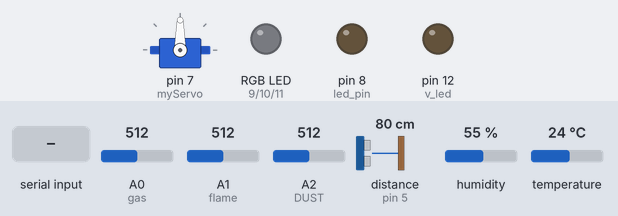
A sketch run on a simulated Arduino Uno, built with avr-gcc and run on an emulated ATmega328P. Parts: servo, an RGB LED mixed from three pins (HIGH = lit), output pins drawn as LEDs (lit = HIGH). Wiring (inferred from the names in the program): ultrasonic range finder: trigger pin 6; echo pin 5. The test bench sets the inputs (shaded band); at power-on: distance to the obstacle (sensor on pin 5) 80 cm, A0 (gas) = 512, A1 (flame) = 512, A2 (DUST) = 512, humidity 55 %, temperature 24 °C. The echo pulse lasts 58.3 µs per cm; dim RGB values are drawn brighter than linear; pins used as bus, display or sensor lines are not drawn; what the sketch prints to the serial monitor is not drawn.

Above: at 1.2 s.
1.3 s: distance to the obstacle (sensor on pin 5) set to 12 cm
At 2.2 s:
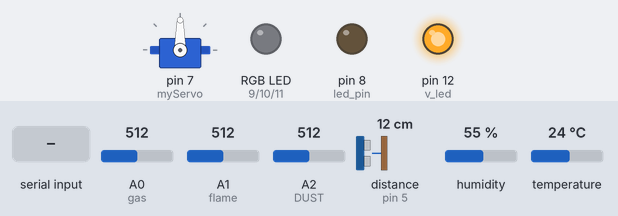
4.5 s: distance to the obstacle (sensor on pin 5) set to 9 cm
At 7.8 s:
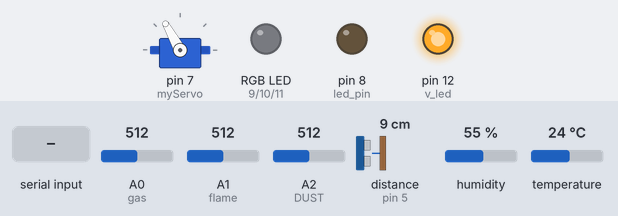
8.0 s: "R90\n" received over the second serial link
15.9 s: distance to the obstacle (sensor on pin 5) set to 18 cm
At 19.1 s:
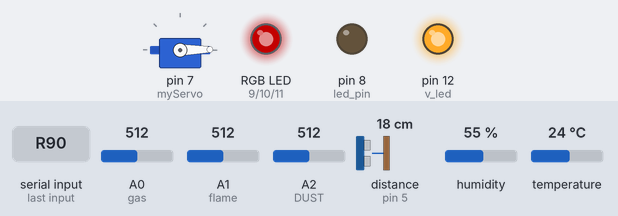
19.4 s: A0 (gas) set to 716
Timing chart, 0 to 22.4 s (numbered marks = the images above; inputs shaded):
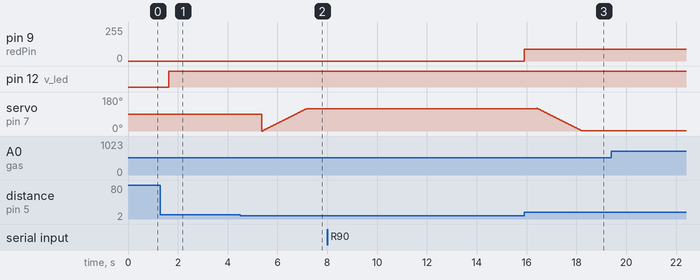

Measured:
- the behaviour switches between 11 and 10 cm on distance to the obstacle (sensor on pin 5) (found by bisection; images 1 and 2)
- after the input at 19.4 s, every drawn part: stays the same

The sketch:

sketch_LED9.ino
```cpp
#include <SoftwareSerial.h>//블루투스
#include <Servo.h>
#include <DHT.h>
#include <DHT_U.h>

SoftwareSerial BTSerial(2,3); //블루투스 모듈과 교차

/*LED와 RGB*/
#define led_pin 8 //LED배열
#define redPin 9 //RGBLED
#define greenPin 10 //GREENLED
#define bluePin 11 //BLUELED
/*정온식 온도 센서*/
#define flame A1
int flame_val;
/*가스 센서*/
#define gas A0
int gas_pre, gas_cur;
/*서모모터*/
#define TRIG 6
#define ECHO 5
int pos=0;// 서보모터 각도 변수
Servo myServo;
/*온습도*/
#define DHTPIN 4
#define DHTTYPE DHT11
DHT dht(DHTPIN, DHTTYPE); //핀번호, 타입
int h,t; //습도, 섭씨온도, 화씨온도
/*미세먼지*/
#define DUST A2
#define v_led 12
#define no_dust 0.35 // 미세 먼지 없을 때 초기 V 값 0.35
float vo_value=0; // 센서로 읽은 값 변수 선언
float sensor_voltage=0; // 센서로 읽은 값을 전압으로 측정 변수
float dust_density=0; //실제 미세먼지 밀도 값

String buffer="";

void setup() {
  Serial.begin(9600); //시리얼 통신 초기화
  BTSerial.begin(9600); //블루투스 통신 초기화
  pinMode(led_pin,OUTPUT);
  pinMode(redPin, OUTPUT);
  pinMode(greenPin, OUTPUT);
  pinMode(bluePin, OUTPUT);
  pinMode(flame, INPUT);
  pinMode(TRIG, OUTPUT);
  pinMode(ECHO, INPUT);
  pinMode(v_led,OUTPUT);
  //가스 초기값
  gas_pre=analogRead(gas);
  //서보모터
  myServo.attach(7);
  //온도습도 센서 초기화
  dht.begin();
}

void loop() {
  /*가스 센서 값 출력*/
  gas_cur= analogRead(gas);  // 값 읽어오기
  if(gas_cur != gas_pre){ //가변저항 값이 바뀐 경우에만 전송
    gas_pre=gas_cur;  //가변저항을 돌려 값이 변했을시 이전 값에 현재 값을 전송 시킨다.
    Serial.println(String("가스 값 = " )+ gas_cur);
    delay(3000);
  }
  /*정온식 센서 값 */
  flame_val=analogRead(flame);
  Serial.println(String("정온식 온도 값 = " )+flame_val);

  String flame_val_s=String(flame_val);
  String gas_cur_s=String(gas_cur);

  /*서보모터 함수 호출*/
  servoRun();

  /*온/습도 함수 호출*/
  dhtRun();
  Serial.println(String("날씨(온도):")+t);
  Serial.println(String("날씨(습도):")+h);

  /*미세먼지 함수 호출*/
  dustRun();

  /*앱으로 데이터 전달하기 (정온식 온도센서 + 가스센서 + 날씨온도 + 날씨습도)*/
  char value[14]="            \n"; //총 12글자 + \n
  value[0]='F';
  value[1]=flame_val_s.substring(0,1).toInt()+'0';
  value[2]=flame_val_s.substring(1,2).toInt()+'0';
  value[3]=flame_val_s.substring(3).toInt()+'0';
  value[4]='G';
  value[5]=gas_cur_s.substring(0,1).toInt()+'0';
  value[6]=gas_cur_s.substring(1,2).toInt()+'0';
  value[7]=gas_cur_s.substring(3).toInt()+'0';
  value[8]=(t/10)+'0';
  value[9]=(t%10)+'0';
  value[10]=(h/10)+'0';
  value[11]=(h%10)+'0';

  Serial.println(String("온도 첫 글자")+(t/10));
  BTSerial.print(value); //온도값+가스값 앱으로 전달

  if(BTSerial.available()) { //수신 데이터가 존재 하는지 여부
     //데이터 읽어오기
     readData();
  }
}
void readData(){
   char data=BTSerial.read();// 데이터 값 읽기 보내기(안드로이드)
      if(data=='\n') {
        int state=buffer.substring(1).toInt();
        Serial.println(String("들어온 값")+state);
        switch(buffer[0]){
          case 'L': //거실 등
            digitalWrite(led_pin, state);
            break;
          case 'R': //RED led
            analogWrite(redPin, state);
            break;
          case 'G': //GREEN led
            analogWrite(greenPin, state);
            break;
          case 'B': //BLUE led
            analogWrite(bluePin, state);
            break;
          case 'C':
            switch(buffer[1]){
                 switch(buffer[0]){
                  case 'H': //온습도
                    break;
                  case 'T': //날짜 정보
                   break;
                  case 'D': //미세먼지 정보
                   break;
                  case 'U': //사용자 입력 정보
                    break;
                }
                break;
              }
            break;
       }
      buffer="";
      }else {
        buffer+=(char)data; //개행문자가 아닌 경우는 수신 버퍼에 저장
      }
}

/*서보모터 동작*/
void servoRun(){
  digitalWrite(TRIG, LOW);
  delayMicroseconds(2);
  digitalWrite(TRIG, HIGH);
  delayMicroseconds(10);
  digitalWrite(TRIG, LOW);
  long distance=pulseIn(ECHO, HIGH)/58.2;
  Serial.println(distance+String("cm"));
  if(distance<10){
    if(pos!=120){ //for문의 무한 반복 방지
      for(pos=0; pos<120; pos++){
        myServo.write(pos);
        delay(15);
      }
    }
  } else{
    delay(500); //통과를 위해 차단기 닫힘을 2초 지연, 보통 뒤에도 초음파 센서를 작창하여 사용
    if(pos!=0){ //for문의 무한 반복 방지
      for(pos=120; pos>0; pos--){
        myServo.write(pos);
        delay(15);
      }
    }
  }
  delay(100);
}

/*온/습도 센서*/
void dhtRun(){
  delay(1000);
  h=dht.readHumidity(); //습도를 측정
  t=dht.readTemperature(); //섭씨 온도를 측정
  if(isnan(h) || isnan(t)){
    Serial.println("온도 습도 센서 작동 오류");
    return;
  }
}

/*미세먼지 센서 */
void dustRun(){
  // 미세 먼지 센서 동작
 digitalWrite(v_led,LOW); // 적외선 LED ON
 delayMicroseconds(280); // 280us동안 딜레이
 vo_value=analogRead(DUST); // 데이터를 읽음
 delayMicroseconds(40); // 320us - 280us
 digitalWrite(v_led,HIGH); // 적외선 LED OFF
 delayMicroseconds(9680); // 10ms(주기) -320us(펄스 폭) 한 값

 sensor_voltage=get_voltage(vo_value);
 dust_density=get_dust_density(sensor_voltage);

 Serial.print("value = ");
 Serial.println(vo_value);
 Serial.print("Voltage = ");
 Serial.print(sensor_voltage);
 Serial.println(" [V]");
 Serial.print("Dust Density = ");
 Serial.print(dust_density);
 Serial.println(" [ug/m^3]");

 delay(1000);
}
float get_voltage(float value){
 // 아날로그 값을 전압 값으로 바꿈
 float V= value * 5.0 / 1024;
 return V;
}

float get_dust_density(float voltage){
 // 데이터 시트에 있는 미세 먼지 농도(ug) 공식 기준
 float dust=(voltage-no_dust) / 0.005;
 return dust;
}
```
